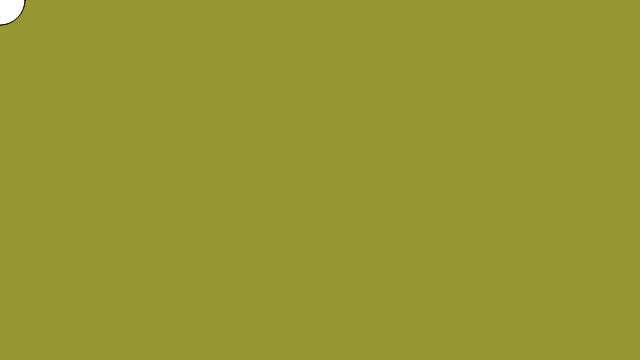
Frame 1 (no input)
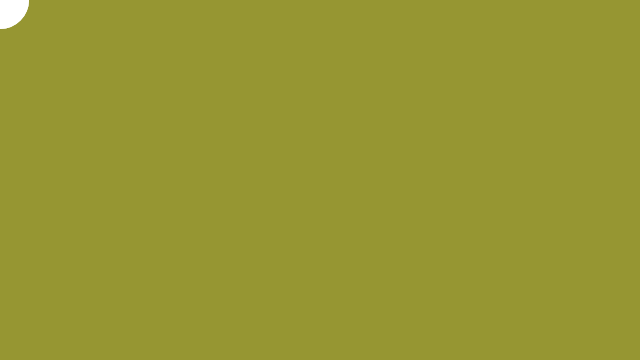
Frame 60 (no input)
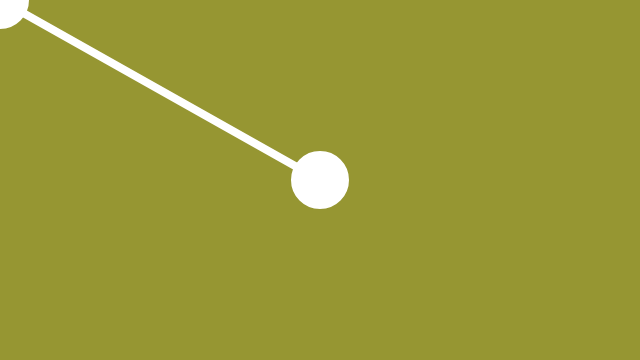
Frame 120 (the mouse pressed at the canvas centre since frame 60)

The p5.js sketch that drew these frames (run headless with seeded random() and noise() and a simulated clock; from frame 60 on, the mouse is pressed at the canvas centre):

// p5.js sketch
// ── sketch.js
var ballX = 0;
var ballY = 0;

//Create createCanvas
function setup() {
	createCanvas(640, 360);

}

function draw() {
	background(150, 150, 50);
	if (mouseIsPressed === false) {
		ballX = mouseX;
		ballY = mouseY;
	}
	ellipse(ballX, ballY, 50, 50);

	ellipse(mouseX, mouseY, 50, 50);
	stroke(255, 255, 255);
	strokeWeight(8);
	line(mouseX, mouseY, ballX, ballY);

}
